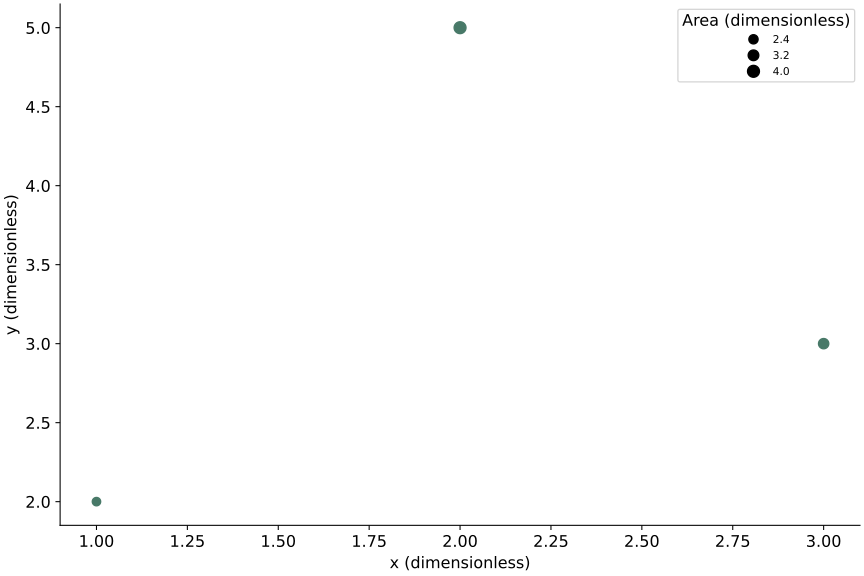

Generate this figure with Python:
# Tuyan deterministic figure renderer v1; values are immutable source data.
import json
import math
import numpy as np
import matplotlib
matplotlib.use('Agg')
import matplotlib.pyplot as plt
from matplotlib.patches import Circle
from matplotlib.colors import ListedColormap, BoundaryNorm
d = json.loads("{\"type\":\"bubble\",\"rows\":[{\"x\":1,\"y\":2,\"size\":2},{\"x\":2,\"y\":5,\"size\":4},{\"x\":3,\"y\":3,\"size\":3}],\"units\":{\"value\":\"dimensionless\",\"x\":\"dimensionless\",\"y\":\"dimensionless\",\"size\":\"dimensionless\",\"low\":\"dimensionless\",\"high\":\"dimensionless\",\"start\":\"dimensionless\",\"end\":\"dimensionless\",\"effect\":\"dimensionless\",\"p\":\"dimensionless\",\"mean\":\"dimensionless\",\"fpr\":\"dimensionless\",\"tpr\":\"dimensionless\",\"recall\":\"dimensionless\",\"precision\":\"dimensionless\",\"predicted\":\"dimensionless\",\"observed\":\"dimensionless\",\"count\":\"dimensionless\",\"a\":\"dimensionless\",\"b\":\"dimensionless\",\"se\":\"dimensionless\",\"u\":\"dimensionless\",\"v\":\"dimensionless\",\"time\":\"dimensionless\",\"event\":\"dimensionless\"},\"options\":{\"bandwidth\":0.5,\"bins\":5,\"nullValue\":0,\"initialValue\":0,\"levels\":[0.5,1,1.5]},\"analysis\":{\"method\":\"pca\",\"description\":\"Synthetic precomputed QA values; not a statistical analysis of research data.\",\"pKind\":\"p\"},\"variants\":[],\"pixels\":1024,\"plotStyle\":{\"width\":9,\"height\":6,\"fontSize\":12}}")
r, kind, opt = d['rows'], d['type'], d['options']
plt.rcParams.update({'font.size':d['plotStyle']['fontSize']})
fig, ax = plt.subplots(figsize=(d['plotStyle']['width'], d['plotStyle']['height']), layout='constrained')
fig.set_facecolor('white')
fig._tuyan_target_pixels = d['pixels']
colors = ['#487968','#c58b53','#647da6','#a77592','#a5a659']
labels = [str(row.get('label',i+1)) for i,row in enumerate(r)]
unit = d['units']
def col(name):
    return np.array([row[name] for row in r], dtype=float)
def grouped():
    names = list(dict.fromkeys([str(row.get('group','Data')) for row in r]))
    return names, [np.array([row['value'] for row in r if str(row.get('group','Data')) == name], dtype=float) for name in names]
def density(values):
    # User-specified positive bandwidth; no concealed automatic inference.
    bw=float(opt['bandwidth'])
    grid=np.linspace(float(min(values))-3*bw,float(max(values))+3*bw,256)
    z=(grid[:,None]-values[None,:])/bw
    return grid,np.exp(-0.5*z*z).mean(axis=1)/(bw*math.sqrt(2*math.pi))
if kind in ['bar','dotplot','lollipop','forest']:
    y=np.arange(len(r)); values=col('value')
    if kind=='bar':
        bars=ax.barh(y,values,color=colors[0]); assert np.allclose([b.get_width() for b in bars],values)
    elif kind=='lollipop':
        ax.hlines(y,0,values,color=colors[0]); ax.scatter(values,y,color=colors[0])
    elif kind=='forest':
        ax.errorbar(values,y,xerr=np.vstack([values-col('low'),col('high')-values]),fmt='o',color=colors[0],capsize=3)
        ax.axvline(float(opt['nullValue']),color='#969e96',linestyle='--')
    else: ax.scatter(values,y,color=colors[0])
    ax.set_yticks(y,labels);ax.invert_yaxis();ax.set_xlabel(unit['value'])
elif kind in ['dumbbell','gantt']:
    y=np.arange(len(r));start,end=col('start'),col('end')
    if kind=='gantt': ax.barh(y,end-start,left=start,color=colors[0])
    else:
        ax.hlines(y,start,end,color='#9da99e');ax.scatter(start,y,label=opt.get('startLabel','Start'),color=colors[0]);ax.scatter(end,y,label=opt.get('endLabel','End'),color=colors[1]);ax.legend()
    ax.set_yticks(y,labels);ax.invert_yaxis();ax.set_xlabel(unit['start'])
elif kind=='waterfall':
    values=col('value');start=float(opt['initialValue'])+np.r_[0,np.cumsum(values)[:-1]]
    ax.bar(np.arange(len(r)),values,bottom=start,color=[colors[0] if v>=0 else colors[1] for v in values]);ax.set_xticks(np.arange(len(r)),labels,rotation=30);ax.set_ylabel(unit['value']);ax.axhline(0,color='#adb3a9')
elif kind=='histogram':
    values=col('value');counts,edges=np.histogram(values,bins=opt['bins'])
    assert int(counts.sum())==len(values)
    artists=ax.bar(edges[:-1],counts,width=np.diff(edges),align='edge',color=colors[0],edgecolor='white')
    assert np.allclose([p.get_height() for p in artists],counts)
    ax.set_xlabel(unit['value']);ax.set_ylabel('Count')
elif kind=='stripplot':
    names,groups=grouped()
    for i,values in enumerate(groups):ax.scatter(np.full(len(values),i),values,color=colors[i%len(colors)],s=22,alpha=.7)
    ax.set_xticks(np.arange(len(names)),names);ax.set_ylabel(unit['value'])
elif kind in ['boxplot','violin','raincloud','density','ridgeline']:
    names,groups=grouped()
    if kind=='boxplot': ax.boxplot(groups,whis=1.5,showfliers=True);ax.set_xticks(np.arange(len(names))+1,names);ax.set_ylabel(unit['value'])
    elif kind=='violin':
        # bw_method is explicit to avoid a hidden bandwidth choice.
        ax.violinplot(groups,showmeans=False,showmedians=True,bw_method=float(opt['bandwidth']));ax.set_xticks(np.arange(len(names))+1,names);ax.set_ylabel(unit['value'])
    else:
        for i,values in enumerate(groups):
            grid,pdf=density(values); color=colors[i%len(colors)]
            if kind=='density': ax.plot(grid,pdf,color=color,label=names[i])
            else:
                base=float(i);scale=0.65/max(pdf) if max(pdf)>0 else 1
                ax.fill_between(grid,base,base+pdf*scale,color=color,alpha=0.45)
                if kind=='raincloud':
                    ax.scatter(values,np.full(len(values),base-0.15),color=color,s=15)
                    ax.boxplot([values],positions=[base-0.35],vert=False,widths=.15,whis=1.5,manage_ticks=False)
        ax.set_xlabel(unit['value'])
        if kind=='density':ax.set_ylabel('Density');ax.legend()
        else:ax.set_yticks(np.arange(len(names)),names)
elif kind=='ecdf':
    values=np.sort(col('value')); p=np.arange(1,len(values)+1)/len(values)
    line=ax.step(values,p,where='post',color=colors[0])[0];assert np.allclose(line.get_ydata(),p)
    ax.set_xlabel(unit['value']);ax.set_ylabel('Cumulative proportion');ax.set_ylim(0,1)
elif kind in ['line','area','scatter','bubble','ordination','ma_plot','volcano','roc','pr_curve','calibration','bland_altman','funnel_meta']:
    xname,yname='x','y'
    if kind=='ma_plot':xname,yname='mean','effect'
    if kind=='roc':xname,yname='fpr','tpr'
    if kind=='pr_curve':xname,yname='recall','precision'
    if kind=='calibration':xname,yname='predicted','observed'
    if kind=='funnel_meta':xname,yname='effect','se'
    if kind=='volcano':x=col('effect');y=-np.log10(col('p'));xlabel='Effect ('+unit['effect']+')';ylabel='-log10('+d['analysis']['pKind']+')'
    elif kind=='bland_altman':
        a,b=col('a'),col('b');x=(a+b)/2;y=a-b;bias=np.mean(y);sd=np.std(y,ddof=1)
        for line,label in [(bias,'Mean difference'),(bias-1.96*sd,'Lower agreement limit'),(bias+1.96*sd,'Upper agreement limit')]:ax.axhline(line,color='#9a9f96',linestyle='--',label=label)
        ax.legend(fontsize=8);xlabel='Mean ('+unit['a']+')';ylabel='A - B ('+unit['a']+')'
    else:x,y=col(xname),col(yname);xlabel=xname+' ('+unit[xname]+')';ylabel=yname+' ('+unit[yname]+')'
    if kind in ['line','area','roc','pr_curve','calibration']:
        order=np.lexsort((y,x)) if kind=='roc' else np.argsort(x,kind='stable');x,y=x[order],y[order]
        artist=ax.plot(x,y,color=colors[0],marker='o',markersize=3)[0];assert np.allclose(artist.get_ydata(),y)
        if kind=='area':ax.fill_between(x,0,y,color=colors[0],alpha=.25)
    else:
        artist=ax.scatter(x,y,s=col('size')*float(opt.get('areaScale',20)) if kind=='bubble' else 26,color=colors[0]);assert np.allclose(artist.get_offsets(),np.column_stack([x,y]))
    ax.set_xlabel(xlabel);ax.set_ylabel(ylabel)
    if kind=='bubble':
        handles,legend_labels=artist.legend_elements(prop='sizes',num=3,func=lambda size:size/float(opt.get('areaScale',20)))
        ax.legend(handles,legend_labels,title='Area ('+unit['size']+')',fontsize=8)
    if kind in ['roc','calibration']:ax.plot([0,1],[0,1],linestyle='--',color='#adb3a9');ax.set_xlim(0,1);ax.set_ylim(0,1)
    if kind=='pr_curve':ax.set_xlim(0,1);ax.set_ylim(0,1)
    if kind=='funnel_meta':ax.invert_yaxis()
    if kind=='ordination':ax.text(.01,1.02,d['analysis']['method'].upper(),transform=ax.transAxes,fontsize=10)
elif kind in ['heatmap','adjacency_matrix','correlation_matrix','confusion_matrix','bubble_matrix','binary_matrix']:
    names_y=list(dict.fromkeys([str(row['row']) for row in r]));names_x=list(dict.fromkeys([str(row['column']) for row in r]))
    matrix=np.full((len(names_y),len(names_x)),np.nan)
    for row in r:matrix[names_y.index(str(row['row'])),names_x.index(str(row['column']))]=row['value']
    if kind=='bubble_matrix':
        for row in r:ax.scatter(names_x.index(str(row['column'])),names_y.index(str(row['row'])),s=row['value']*float(opt.get('areaScale',25)),color=colors[0])
        ax.invert_yaxis()
    elif kind=='binary_matrix':
        cmap=ListedColormap(['#f1f3ed','#487968']);cmap.set_bad('#b7b9b2')
        img=ax.pcolormesh(np.arange(len(names_x)+1)-.5,np.arange(len(names_y)+1)-.5,matrix,cmap=cmap,norm=BoundaryNorm([-.5,.5,1.5],2),shading='flat');ax.invert_yaxis();fig.colorbar(img,ax=ax,ticks=[0,1],label='0 absent / 1 present; grey missing')
        assert np.allclose(img.get_array(),matrix,equal_nan=True)
    else:
        img=ax.pcolormesh(np.arange(len(names_x)+1)-.5,np.arange(len(names_y)+1)-.5,matrix,cmap='RdBu_r' if kind=='correlation_matrix' else 'viridis',vmin=-1 if kind=='correlation_matrix' else None,vmax=1 if kind=='correlation_matrix' else None,shading='flat');ax.invert_yaxis();fig.colorbar(img,ax=ax,label=unit['value'])
        assert np.allclose(img.get_array(),matrix,equal_nan=True)
    ax.set_xticks(np.arange(len(names_x)),names_x,rotation=40,ha='right');ax.set_yticks(np.arange(len(names_y)),names_y)
    if kind=='confusion_matrix':ax.set_xlabel('Predicted class');ax.set_ylabel('True class')
elif kind=='pie':
    values=col('value');wedges,_=ax.pie(values,labels=labels,colors=colors,normalize=True)
    assert np.allclose([(w.theta2-w.theta1)/360 for w in wedges],values/sum(values),atol=1e-6)
elif kind=='rose':
    fig.delaxes(ax);ax=fig.add_subplot(111,projection='polar');values=col('value');theta=np.arange(len(r))*2*np.pi/len(r)
    ax.bar(theta,np.sqrt(values),width=2*np.pi/len(r),color=colors[0],edgecolor='white');ax.set_xticks(theta,labels);ax.set_ylabel('Radius = sqrt(value)')
elif kind in ['gene_track','protein_domain']:
    start,end=col('start'),col('end');ax.barh(np.arange(len(r)),end-start,left=start,color=colors[0]);ax.set_yticks(np.arange(len(r)),labels);ax.set_xlabel(unit['start']);ax.invert_yaxis()
elif kind=='vector_field':
    artist=ax.quiver(col('x'),col('y'),col('u'),col('v'),angles='xy',scale_units='xy',scale=1,color=colors[0]);ax.set_xlabel(unit['x']);ax.set_ylabel(unit['y']);ax.set_aspect('equal')
elif kind=='contour':
    xs=np.unique(col('x'));ys=np.unique(col('y'));z=np.full((len(ys),len(xs)),np.nan)
    for row in r:z[list(ys).index(row['y']),list(xs).index(row['x'])]=row['value']
    cs=ax.contour(xs,ys,z,levels=opt['levels'])
    for label in ax.clabel(cs,inline=False,fontsize=8):label.set_bbox({'facecolor':'white','edgecolor':'none','pad':1})
    ax.set_xlabel(unit['x']);ax.set_ylabel(unit['y'])
elif kind=='kaplan_meier':
    names=list(dict.fromkeys([str(row.get('group','Data')) for row in r]))
    for i,name in enumerate(names):
        data=[row for row in r if str(row.get('group','Data'))==name];times=sorted(set(row['time'] for row in data));xs=[0.];ys=[1.];s=1.
        for t in times:
            risk=sum(row['time']>=t for row in data);events=sum(row['time']==t and row['event']==1 for row in data)
            s=s*(1-events/risk);xs.append(t);ys.append(s)
            cens=sum(row['time']==t and row['event']==0 for row in data)
            if cens:ax.plot(t,s,marker='+',color=colors[i%len(colors)])
        ax.step(xs,ys,where='post',label=name,color=colors[i%len(colors)])
    ax.set_ylim(0,1.03);ax.set_ylabel('Survival probability (no CI estimated)');ax.set_xlabel(unit['time']);ax.legend()
elif kind in ['venn','upset']:
    names=[row['set'] for row in r];sets=[set(row['members']) for row in r];members=set().union(*sets);counts={}
    for item in members:
        mask=tuple(item in s for s in sets);counts[mask]=counts.get(mask,0)+1
    if kind=='venn':
        for x,color,name in [(0.4,colors[0],names[0]),(.65,colors[1],names[1])]:ax.add_patch(Circle((x,.5),.23,facecolor=color,alpha=.25));ax.text(x,.78,name,ha='center')
        for x,key in [(.29,(True,False)),(.525,(True,True)),(.76,(False,True))]:ax.text(x,.5,str(counts.get(key,0)),ha='center')
        ax.set_xlim(0,1.05);ax.set_ylim(0,1);ax.set_aspect('equal');ax.axis('off');ax.text(.5,.1,'Areas are schematic; labels show exact counts',ha='center',fontsize=8)
    else:
        masks=sorted(counts,key=lambda m:(-counts[m],m));ax.bar(np.arange(len(masks)),[counts[m] for m in masks],color=colors[0]);ax.set_xticks(np.arange(len(masks)),[' & '.join(names[i] for i,v in enumerate(m) if v) for m in masks],rotation=35,ha='right');ax.set_ylabel('Exclusive intersection size')
        # Membership matrix below bars is necessary to distinguish UpSet from a bar chart.
        matrix_ax=ax.inset_axes([0,-.48,1,.27]);matrix_ax.set_xlim(-.5,len(masks)-.5)
        for j,m in enumerate(masks):
            ys=[i for i,v in enumerate(m) if v];matrix_ax.plot([j]*len(ys),ys,color=colors[0]);matrix_ax.scatter([j]*len(names),np.arange(len(names)),color=[colors[0] if v else '#dde1d8' for v in m])
        matrix_ax.set_yticks(np.arange(len(names)),names);matrix_ax.set_xticks([]);matrix_ax.invert_yaxis()

checks={}
computed={}
def audit(name,actual,expected,atol=1e-8):
    a=np.asarray(actual,dtype=float);e=np.asarray(expected,dtype=float)
    assert a.shape==e.shape and np.allclose(a,e,rtol=1e-7,atol=atol,equal_nan=True), 'Numeric artist mismatch: '+name
    mask=np.isfinite(a)&np.isfinite(e)
    error=float(np.max(np.abs(a[mask]-e[mask]))) if np.any(mask) else 0.
    checks[name]={'count':int(a.size),'absoluteError':error,'passed':True}
if kind=='bar':audit('bar_widths',[p.get_width() for p in ax.patches],col('value'))
elif kind in ['dotplot','lollipop']:audit('point_values',ax.collections[-1].get_offsets()[:,0],col('value'))
elif kind=='forest':
    audit('point_estimates',ax.lines[0].get_xdata(),col('value'))
    audit('intervals',np.array(ax.collections[0].get_segments())[:,:,0],np.column_stack([col('low'),col('high')]))
elif kind=='dumbbell':
    audit('start_points',ax.collections[1].get_offsets()[:,0],col('start'));audit('end_points',ax.collections[2].get_offsets()[:,0],col('end'))
elif kind=='gantt':
    audit('interval_start',[p.get_x() for p in ax.patches],col('start'));audit('interval_width',[p.get_width() for p in ax.patches],col('end')-col('start'))
elif kind=='waterfall':
    audit('increments',[p.get_height() for p in ax.patches],col('value'));audit('cumulative_baselines',[p.get_y() for p in ax.patches],float(opt['initialValue'])+np.r_[0,np.cumsum(col('value'))[:-1]])
    computed['cumulativeValues']=(float(opt['initialValue'])+np.cumsum(col('value'))).tolist()
elif kind=='histogram':
    audit('bin_heights',[p.get_height() for p in ax.patches],counts);audit('total_count',[sum(p.get_height() for p in ax.patches)],[len(r)]);computed['binEdges']=edges.tolist();computed['binCounts']=counts.tolist()
elif kind=='stripplot':
    for i,values in enumerate(groups):audit('observations_'+str(i),ax.collections[i].get_offsets()[:,1],values)
elif kind=='boxplot':
    for i,values in enumerate(groups):audit('median_'+str(i),ax.lines[i*7+5].get_ydata(),[np.median(values)]*2)
elif kind=='violin':
    medians=ax.collections[-1].get_segments();audit('medians',[x[0,1] for x in medians],[np.median(v) for v in groups])
elif kind in ['density','ridgeline','raincloud']:
    computed['bandwidth']=float(opt['bandwidth']);computed['groupSizes']=[len(v) for v in groups]
    for i,values in enumerate(groups):
        grid,pdf=density(values)
        if kind=='density':audit('density_'+str(i),ax.lines[i].get_ydata(),pdf)
        else:
            top=np.column_stack([grid,i+pdf*(.65/max(pdf))]);bottom=np.column_stack([grid,np.full(len(grid),i)])
            expected=np.vstack([top[0],bottom,top[-1],top[::-1],top[0]])
            audit('density_polygon_'+str(i),ax.collections[i*(2 if kind=='raincloud' else 1)].get_paths()[0].vertices,expected)
        if kind=='raincloud':audit('observations_'+str(i),ax.collections[i*2+1].get_offsets()[:,0],values)
elif kind=='ecdf':
    audit('ecdf_sorted_values',ax.lines[0].get_xdata(),np.sort(col('value')));audit('ecdf_probability',ax.lines[0].get_ydata(),np.arange(1,len(r)+1)/len(r))
elif kind in ['line','area','roc','pr_curve','calibration']:audit('plotted_xy',np.column_stack([artist.get_xdata(),artist.get_ydata()]),np.column_stack([x,y]))
elif kind in ['scatter','bubble','ordination','ma_plot','volcano','bland_altman','funnel_meta']:
    audit('point_coordinates',artist.get_offsets(),np.column_stack([x,y]))
    if kind=='bubble':audit('marker_area',artist.get_sizes(),col('size')*float(opt.get('areaScale',20)))
    if kind=='volcano':computed['negativeLog10P']=y.tolist()
    if kind=='bland_altman':
        audit('agreement_limits',[ln.get_ydata()[0] for ln in ax.lines[:3]],[bias,bias-1.96*sd,bias+1.96*sd]);computed.update({'meanDifference':float(bias),'sampleSdDifference':float(sd),'limits':[float(bias-1.96*sd),float(bias+1.96*sd)]})
elif kind in ['heatmap','adjacency_matrix','correlation_matrix','confusion_matrix','binary_matrix']:audit('matrix_cells',img.get_array(),matrix);computed['missingCells']=int(np.isnan(matrix).sum())
elif kind=='bubble_matrix':audit('marker_areas',[c.get_sizes()[0] for c in ax.collections],col('value')*float(opt.get('areaScale',25)))
elif kind=='pie':audit('angular_proportions',[(w.theta2-w.theta1)/360 for w in wedges],col('value')/sum(col('value')),1e-6)
elif kind=='rose':audit('area_proportions',[p.get_height()**2 for p in ax.patches],col('value'))
elif kind=='vector_field':audit('vectors',np.column_stack([artist.U,artist.V]),np.column_stack([col('u'),col('v')]))
elif kind=='contour':
    audit('contour_levels',cs.levels,opt['levels'])
    for level,path in zip(cs.levels,cs.get_paths()):
        points=path.vertices
        if len(points)==0:continue
        assert np.all(points[:,0]>=xs[0]) and np.all(points[:,0]<=xs[-1]) and np.all(points[:,1]>=ys[0]) and np.all(points[:,1]<=ys[-1]), 'Contour outside data grid'
        ix=np.clip(np.searchsorted(xs,points[:,0],side='right')-1,0,len(xs)-2);iy=np.clip(np.searchsorted(ys,points[:,1],side='right')-1,0,len(ys)-2)
        tx=(points[:,0]-xs[ix])/(xs[ix+1]-xs[ix]);ty=(points[:,1]-ys[iy])/(ys[iy+1]-ys[iy])
        interpolated=(1-tx)*(1-ty)*z[iy,ix]+tx*(1-ty)*z[iy,ix+1]+(1-tx)*ty*z[iy+1,ix]+tx*ty*z[iy+1,ix+1]
        audit('contour_vertices_'+str(float(level)),interpolated,np.full(len(points),level))
    computed['gridShape']=list(z.shape)
elif kind=='kaplan_meier':
    survival_lines=[ln for ln in ax.lines if ln.get_drawstyle()=='steps-post']
    for i,name in enumerate(names):
        data=[row for row in r if str(row.get('group','Data'))==name];prob=1.;expected=[1.]
        for t in sorted(set(row['time'] for row in data)):
            prob*=1-sum(row['time']==t and row['event']==1 for row in data)/sum(row['time']>=t for row in data);expected.append(prob)
        audit('survival_'+str(i),survival_lines[i].get_ydata(),expected)
        computed[name]={'survival':expected}
elif kind=='venn':audit('intersection_labels',[float(t.get_text()) for t in ax.texts[2:5]],[counts.get((True,False),0),counts.get((True,True),0),counts.get((False,True),0)])
elif kind=='upset':audit('exclusive_intersections',[p.get_height() for p in ax.patches],[counts[m] for m in masks]);audit('union_size',[sum(p.get_height() for p in ax.patches)],[len(members)])
assert checks, 'Missing numeric audit for '+kind
fig._tuyan_validation={'typeId':kind,'checks':checks,'computations':computed,'analysis':d['analysis'],'suppliedFields':list(r[0]),'dataSourcePolicy':'User supplied values; artist checks do not establish source authenticity or study validity.'}

for collection in fig.findobj(matplotlib.collections.Collection):collection.set_rasterized(False)
for spine in ['top','right']:
    if spine in ax.spines: ax.spines[spine].set_visible(False)
